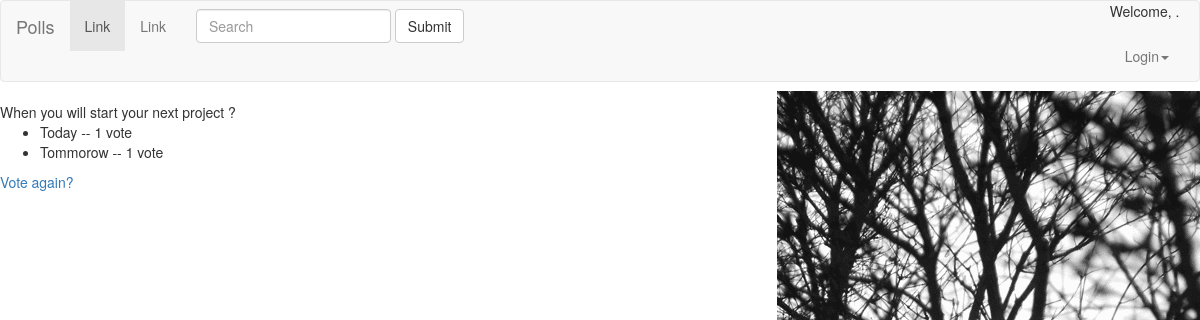
/polls/8/results/, run on an earlier commit of the app's database.
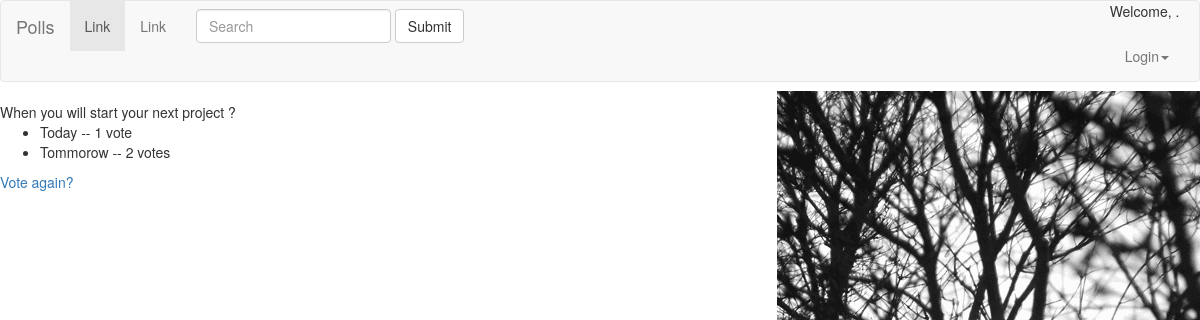
And on a later commit of the database.
### polls/models.py (models this page shows, shortened)
class Choice(models.Model):
     question = models.ForeignKey(Question, on_delete=models.CASCADE)
     choice_text = models.CharField(max_length=200)
     votes = models.IntegerField(default=0)

### polls/views.py (the view)
# urls.py: url(r'^(?P<pk>[0-9]+)/results/$', views.ResultsView.as_view(), name='results'),
class ResultsView(generic.DetailView):
    model = Question
    template_name = 'polls/results.html'

### polls/templates/polls/results.html
{% extends './base.html' %}¬
{% block content %}
<h>{{ question.question_text }}</h1>
<ul>
{% for choice in question.choice_set.all %}
    <li>{{ choice.choice_text }} -- {{ choice.votes }} vote{{ choice.votes|pluralize }}</li>
{% endfor %}
</ul>
<a href="{% url 'polls:detail' question.id %}">Vote again?</a>
{% endblock %}¬

What changed in the data, as far as the page shows it:
changed Choice "Tommorow": votes "1" → "2"
